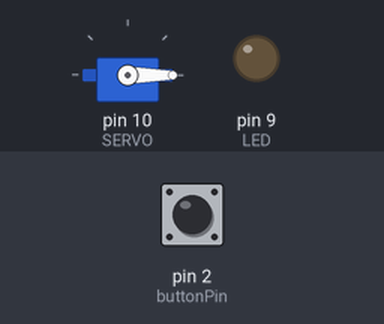
A sketch run on a simulated Arduino Uno, built with avr-gcc and run on an emulated ATmega328P. Parts: servo, output pins drawn as LEDs (lit = HIGH). The test bench sets the inputs (shaded band); at power-on: pin 2 (buttonPin) LOW.

Above: at 2.2 s.
2.3 s: pin 2 (buttonPin) pulled HIGH for 0.15 s
At 2.37 s:
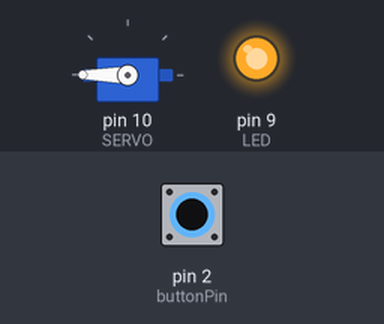
3.9 s: pin 2 (buttonPin) pulled HIGH for 3.2 s
At 7.9 s:
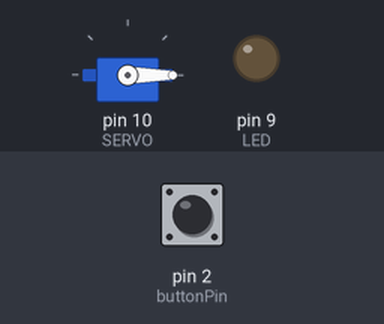
Timing chart, 0 to 9.4 s (numbered marks = the images above; inputs shaded):
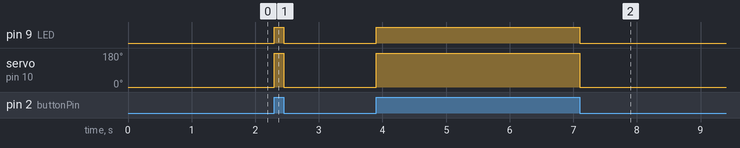

Measured:
- after the input at 2.3 s, pin 9 (LED): LOW → HIGH at once, → LOW 0.15 s later; servo on pin 10 (SERVO): 0° → 180° at once, → 0° 0.15 s later
- after the input at 3.9 s, pin 9 (LED): LOW → HIGH at once, → LOW 3.2 s later; servo on pin 10 (SERVO): 0° → 180° at once, → 0° 3.2 s later

The sketch:

motter_button_LED.ino
```cpp
#include<Servo.h>
const int SERVO = 10;
Servo servo;
const int buttonPin=2;
const int LED = 9;
void setup() {
  pinMode(buttonPin,INPUT);
  servo.attach(SERVO);
  servo.write(0);
 delay(1000);
 pinMode(LED,OUTPUT);
}
void loop() {
  int buttonInput=digitalRead(buttonPin);

  if(buttonInput==1){
    servo.write(180);
    digitalWrite(LED,HIGH);
  }
  else {servo.write(0);
  digitalWrite(LED,LOW);}

}
```
